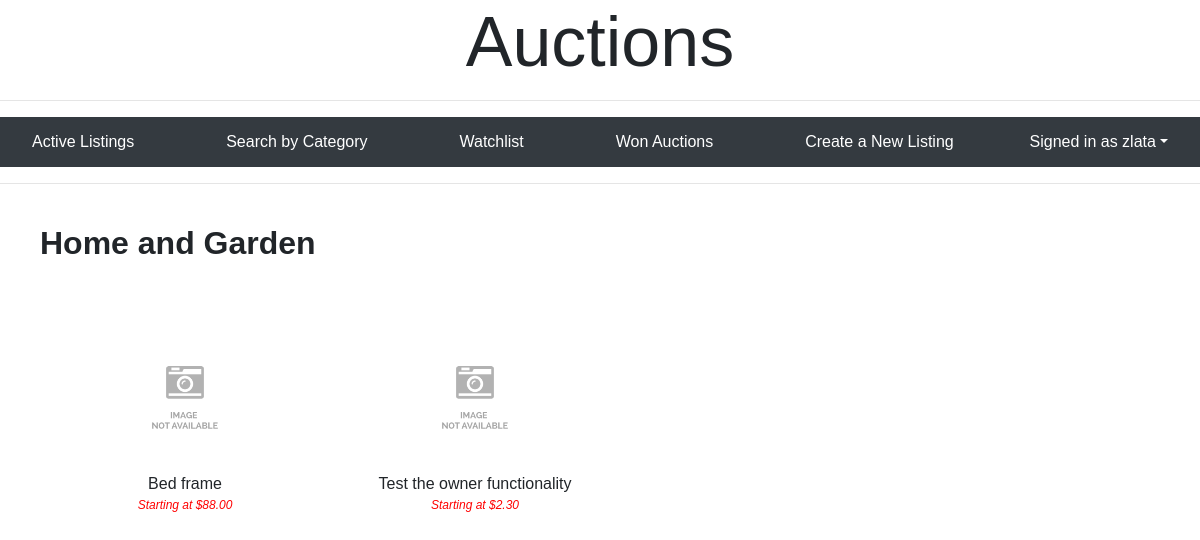
The page /categories/6 (signed in) on the database as committed earlier.
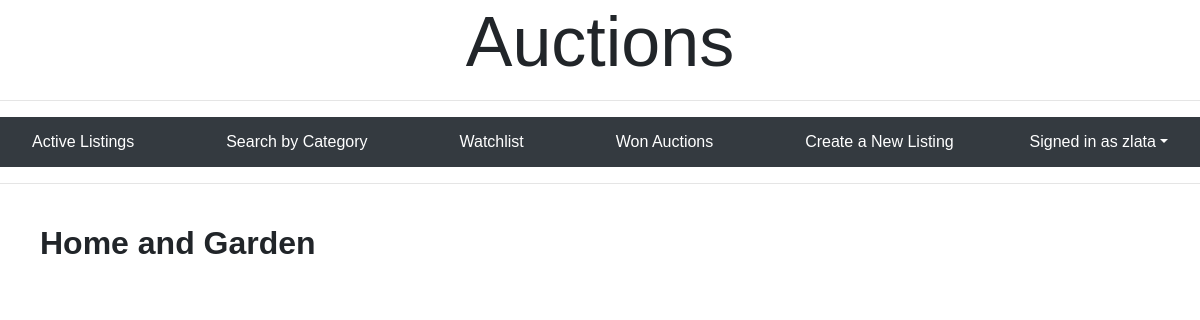
The same page on the database as committed later.
### auctions/models.py (models this page shows, shortened)
class Listing(models.Model):
    status_choice = [('active','active'), ('inactive','inactive')]
    winner = models.ForeignKey(User, on_delete = models.SET_DEFAULT, null = True, default = None, related_name = 'wonitems')
    status = models.CharField(max_length = 10, choices = status_choice, default = 'active')
    title = models.CharField(max_length = 100)
    start_bid = models.DecimalField(decimal_places=2, max_digits = 1000000)
    url = models.CharField(max_length = 200, blank = True)
    description = models.CharField(max_length = 200, default = "")
    category = models.ForeignKey(Category, on_delete = models.CASCADE, related_name = "category_listing", default  = "")
    watched = models.ManyToManyField(User, related_name = "watchedby", blank = True)
    owner = models.ForeignKey(User, on_delete = models.CASCADE, null = True, blank = True)

### auctions/views.py (the view)
# urls.py: path("categories/<int:cat_id>", views.category_listing, name = "category_listing"),
def category_listing(request, cat_id):
    if request.method == "GET":
        category = Category.objects.get(id = cat_id)
        listings = category.category_listing.filter(status = 'active')
        return render(request, "auctions/index.html", {
            "title": category.name,
            "listings": listings
        })

### auctions/templates/auctions/index.html
{% extends "auctions/layout.html" %}
{% block pagetitle %}
    {{title}}
{% endblock %}
{% block body %}
    <div>
        {% for listing in listings %}
                <div class = "image_grid">
                    <div class = "image_box">
                        <a href = "{% url 'listing' listing.id %}"><img class = "index_image" src = '{{listing.url}}' onerror = 'this.onerror=null;this.src = "static/auctions/not_available.png"'></a>
                    </div>
                    <a href = "{% url 'listing' listing.id %}">
                        <div class = "index_title">{{listing.title}}</div>
                    </a>
                    <div class = "index_price">Starting at ${{listing.start_bid}}</div>
                </div>
        {% endfor %}
    </div>
{% endblock %}

Rows that differ between the two databases and show on the page:
removed Listing: title "Bed frame", start_bid "88.00"
removed Listing: title "Test the owner functionality", start_bid "2.30"
